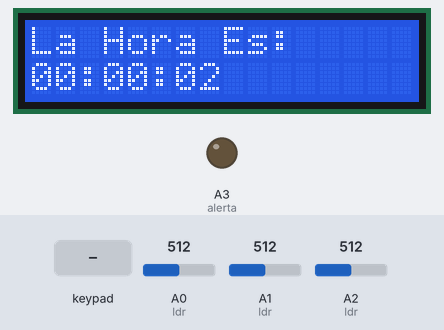
Simulated run of this sketch. Board: Arduino Uno, built with avr-gcc and run on an emulated ATmega328P. Shown: 16×2 character LCD, output pins drawn as LEDs (lit = HIGH). Dashed ring = blinking. The inputs (shaded band) are chosen by the test bench; at power-on: A0 (ldr) = 512, A2 (ldr) = 512, A1 (ldr) = 512. EEPROM starts erased; what the sketch prints to the serial monitor is not drawn.

Above: at 2.1 s.
2.2 s: keypad keys 1 2 3 4 5 pressed 0.4 s apart
At 7.0 s:
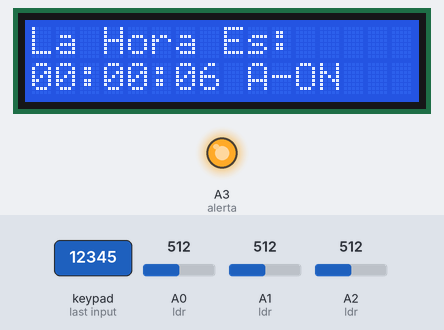
7.2 s: A0 (ldr) set to 716
10.2 s: keypad keys 1 2 3 4 5 pressed 0.4 s apart
At 12.58 s:
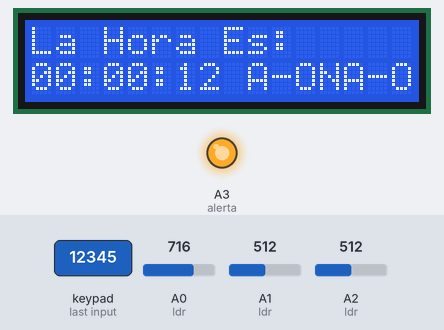
14.2 s: A2 (ldr) set to 716
At 16.8 s:
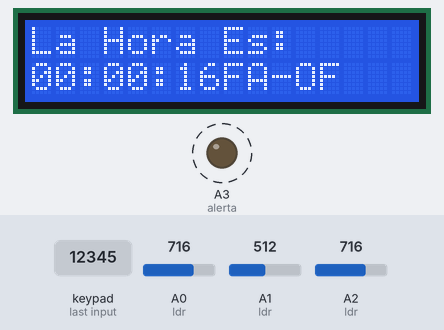
17.2 s: A1 (ldr) set to 716
At 18.3 s:
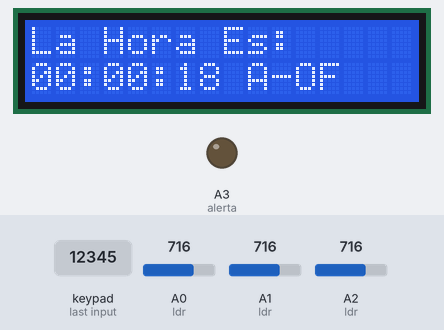
20.2 s: A0 (ldr) set to 511
At 27.8 s:
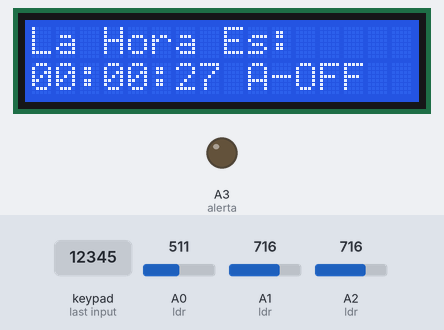
Timing chart, 0 to 45.2 s (numbered marks = the images above; inputs shaded):
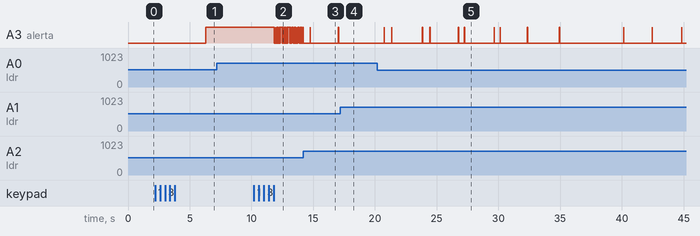

Measured:
- after the input at 2.2 s, A3 (alerta): LOW → HIGH after 4.1 s; the display: first differs from a run without the input after 4.1 s (image 1)
- after the input at 10.2 s, the display: first differs from a run without the input after 1.6 s (image 2 shows a later state)
- after the input at 14.2 s, the display: first changes after 0.55 s (image 3 shows a later state)
- after the input at 17.2 s, A3 (alerta): stays LOW (without the input it goes to HIGH after 2.6 s)
- what the display in image 1 shows lasts 0.9 s, from 6.3 s to 7.2 s
- what the display in image 3 shows lasts 1.0 s, from 16.1 s to 17.1 s

The sketch:

LABORATORIO_CASA.ino
```cpp
/*                              UNIVERSIDAD TECNICA DEL NORTE
 *                           FICA-CIERCOM-SISTEMAS MICROPROCESADOS
 * Integrantes: Cuascota Henry
 *              Fernandez Sergio
 *              Ichau Alexander
 * Tema:
 * Realizar el sistema domótico que tenga 3 sensores ubicados en puertas y ventana.
 * Debe guardar la hora en la memoria EEPROM cuando suceda algún inconveniente
   después que la casa sea asegurada.
   Para ello, debe ingresar un contrasena de 5 digitos (guardados en la EEPROM)
   que dará 25 segundos para salir de la casa y que los sensores se activen.
   Si la alarma se enciende, obligatoriamente debe digitar la contraseña para apagarla.
   Además, debe tener una función de poder cambiarla en caso de necesitarlo.
   Toda la información del estado de la alarma se lo debe visualizar en una lcd.
 */
#include <EEPROM.h>// Libreria Memoria EEPROM
#include <TimerOne.h>//Libreria Timer1
#include <Keypad.h> //Libreria Teclado
#include <MsTimer2.h>  // Libreria del Timer Dos
#include <LiquidCrystal.h> //Libreria de la LCD
const byte ROWS = 3; //filas
const byte COLS = 3; //columnas
char hexaKeys[ROWS][COLS] = { //Matriz del teclado
{'1', '2', '3'},
{'4', '5', '6'},
{'7', '8', '9'},
};
byte rowPins[ROWS] = {4,3,2};//Pines del teclado en filas
byte colPins[COLS] = {7,6,5}; //Pines del teclado en columnas
char pwd [5]={'1','2','3','4','5'}; //Contraseña
char pwdof [5]={'1','2','3','4','5'}; //Contraseña
char usuario1 [5]; //Almacenador de digitos para contraseña
char usuarioof [5]; //Almacenador de digitos para contraseña
int A=13; //variable para LCD
int B=12; //variable para LCD
int C=11; //variable para LCD
int D=10; //variable para LCD
int E=9;  //variable para LCD
int F=8;  //variable para LCD
LiquidCrystal lcd(13,12,11,10,9,8); //  conf  LCD PINES
int horero=0; //Variable para las horas
int minutero=0; //Variable para los minutos
int segundos=0; //Variable para los segundos
int h=0; //estado de funcionamiento
int i=0; //contador para contraseña
int a=0;//contador para contraseña
int m=0; //estado de funcionamiento
int posicion=0; // contador de posicion
int mostrador=0;
int ldrvent_1=A0; //Sensor ventana1
int ldrpuerta=A1; //Sensor puerta
int ldrvent_2=A2;//Sensor ventana2
int contador=0;
int alerta=A3;
Keypad customKeypad = Keypad( makeKeymap(hexaKeys), rowPins, colPins, ROWS, COLS);//Conf teclado
void setup() {
  Serial.begin(9600); //Inicializacion CX
  pinMode(alerta,OUTPUT); // pin de salida para alarma
  lcd.clear(); //limpieza lcd
  lcd.begin(16,2); // Inicializacion de la LCD
  MsTimer2::set(1000,reloj); // Timer 1seg con un metodo
  MsTimer2::start();//Inicio del timer
  for(;posicion<=255;posicion++ ){ // Contador para encerar la memoria EEPROM
     EEPROM.write(posicion,0);
     delay(1);
}}

void loop() {
  funcionamiento();
    }
 //-----------------------------------------Metodo CONTEO---------------------------
void conteo(){
  contador++;
  if(contador>=25){
     mostrador=1;
    if(mostrador==1){
      Serial.println("Sensores Activados");
      lcd.setCursor(9,1); //Ubicacion de impresion
      lcd.print("A-ON");
    }
    sensores(); //llamamos metodo sensores
  }
  }
 //---------------------------------------FUNCIONAMIENTO CONTRA--------------------------
void funcionamiento(){
  if(h==0){
    char customKey = customKeypad.getKey();
    if (customKey != NO_KEY) {
        usuario1[i]=customKey;
        i++;}
    }
    if(i==5){
     if(usuario1[0]==pwd[0]&&
        usuario1[1]==pwd[1]&&
        usuario1[2]==pwd[2]&&
        usuario1[3]==pwd[3]&&
        usuario1[4]==pwd[4]){ //validacion de Contraseña
        a=0;
       Serial.println("CONT-CORRECTA"); //Catacteristicas a imprimir
       Timer1.initialize(100000); ///Timer 1 en 1 seg
       Timer1.attachInterrupt(conteo);//Inicializa Timer
       m++;
       i=0;}
       }
       if(m==1){
        Serial.println("Inicio conteo"); //Caracteristicas a imprimir
          m=0;
          h++;
       }

       if(h==1){
        char customKeyof = customKeypad.getKey();
    if (customKeyof != NO_KEY) {
        usuarioof[a]=customKeyof;
        a++;
    }
    }

    if(a==5){
     if(usuarioof[0]==pwdof[0]&&
        usuarioof[1]==pwdof[1]&&
        usuarioof[2]==pwdof[2]&&
        usuarioof[3]==pwdof[3]&&
        usuarioof[4]==pwdof[4]){//validacion de Contraseña
        contador==0;
        mostrador==0;
        m==0;
        ldrvent_1=10;
        ldrpuerta=10;
        ldrvent_2=10;
       Serial.println("Alarmas Apagadas");//Caracteristicas a imprimir
       digitalWrite(alerta,LOW);
       lcd.setCursor(9,1);//Lugar de impresion
       lcd.print("A-OF");//Estado de la alarma apagado
       h=0;
       }
      }
      }
//--------------------------------SENSORES-------------------------------
void sensores(){
   ldrvent_1=(analogRead(A0)*100)/1023; //lee y convierte el voltaje del ldr
   ldrpuerta=(analogRead(A1)*100)/1023; //lee y convierte el voltaje del ldr
   ldrvent_2=(analogRead(A2)*100)/1023; //lee y convierte el voltaje del ldr
   if(ldrvent_1<=2){
    Serial.println("ALERTA VENTANA 1 ABIERTO");
    EEPROM.write(10,horero);//Guarda horero en la pos 10
    EEPROM.write(11,minutero);//Guarda minutero en la pos 11
    digitalWrite(alerta,HIGH);//Aviso de alarma encendido
    delay(500);
   }
   delay(500);
   if(ldrpuerta<=2){
    Serial.println("ALERTA PUERTA ABIERTA");
    EEPROM.write(10,horero);//Guarda horero en la pos 10
    EEPROM.write(11,minutero);//Guarda minutero en la pos 11
    digitalWrite(alerta,HIGH);//Aviso de alarma encendido
    delay(500);
   }
   if(ldrvent_2<=2){
    Serial.println("ALERTA VENTANA 2 ABIERTO");
    EEPROM.write(10,horero);//Guarda horero en la pos 10
    EEPROM.write(11,minutero);//Guarda minutero en la pos 11
    digitalWrite(alerta,HIGH);//Aviso de alarma encendido
    delay(500);
   }

}
//--------------------------------------RELOJ---------------------------
void reloj(){
  lcd.clear(); //Limpieza de la LCD
  lcd.setCursor(0,0); //Posicion para la impresion
  lcd.print("La Hora Es:"); // Caracteres a imprimir
  if(segundos<59){
      segundos++;
    }
    else{
         if(minutero<59){
           minutero++; //aumento de valor
           EEPROM.write(0,minutero); //Guarda minutero en la pos 0
           segundos=0;// Inicializacion variable
          }
          else{
              if(horero<24){
                horero++;// Aumento de valor
                EEPROM.write(1,horero);//Guarda minutero en la pos 1
                minutero=0;// Inicializacion variable
                }
                else{
                   horero=0;// Inicializacion variable
                  }
            }
      }

      if(horero<24){ //condicion Horero
        lcd.setCursor(0,1); //Posicion para la impresion
        if(horero<10) //condicion horero menor a 10
        lcd.print("0"); //Caracter a imprimir
        lcd.print(horero); //Variable a imprimir
        }
        lcd.setCursor(2,1);  //Posicion a imprimir
        lcd.print(":"); // Caracter a imprimir
        if(minutero<60){ //condicion minutero
        lcd.setCursor(3,1); //Posicion para la impresion
        if(minutero<10) // condicion minutero menor a 10
        lcd.print("0"); // Caracter a imprimir
        lcd.print(minutero); //Variable a imprimir
        }
        lcd.setCursor(5,1); //Posicion para la impresion
        lcd.print(":"); // Caracter a imprimir
        if(segundos<60){ //Condicion del segundero
        lcd.setCursor(6,1); //Posicion para la impresion
      if(segundos<10) //Condicon del segundero menor a 10
        lcd.print("0");  // Caracter a imprimir
        lcd.print(segundos); //Variable a imprimir
        }}
```
